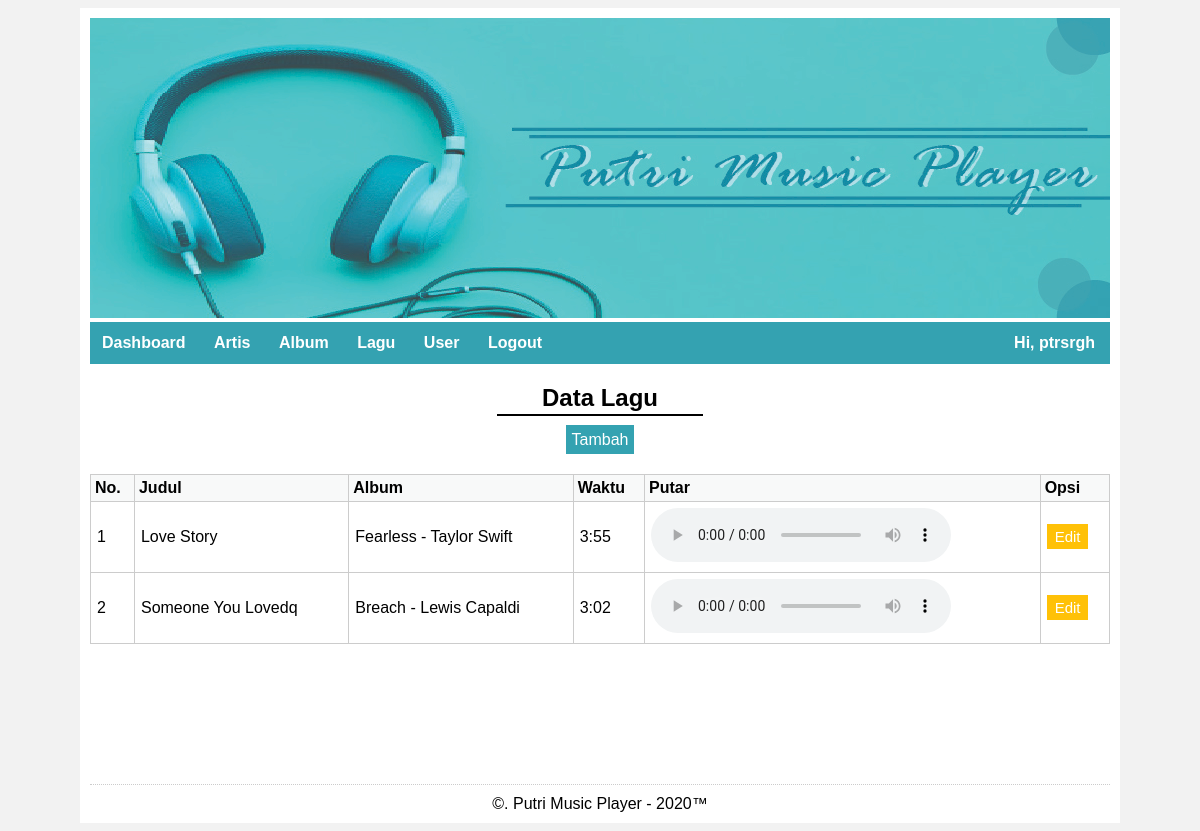
The app's page /dashboard.php?page=track_tampil (signed in) with its own data.
### tables this page shows
CREATE TABLE `tb_track` (
  `track_id` int(11) NOT NULL,
  `track_name` varchar(256) NOT NULL,
  `track_id_album` int(11) NOT NULL,
  `track_time` varchar(10) NOT NULL DEFAULT '00:00',
  `track_file` varchar(256) DEFAULT NULL
);

CREATE TABLE `tb_album` (
  `album_id` int(11) NOT NULL,
  `album_name` varchar(100) NOT NULL,
  `album_id_artist` tinyint(3) NOT NULL
);

CREATE TABLE `tb_artist` (
  `artist_id` tinyint(3) NOT NULL,
  `artist_name` varchar(100) NOT NULL
);

### dashboard.php (called while the page is built, shortened)
<?php
require_once "layout/dashboard.php";

### app/Controller.php (called while the page is built, shortened)
<?php
class Controller {
	public function __construct() {
		try {
			$this->db = new PDO ("mysql:host=localhost;dbname=dbmusicplayer", "root", "");
		} catch (Exception $e) {
			die ("error! " . $e->getMessage());
		}
	}
}

### app/Track.php (called while the page is built, shortened)
<?php
class Track extends Controller {
	public function tampil()
	{
		$sql = "SELECT tr.*, al.album_name as ALB, ar.artist_name as ART
		FROM tb_track tr
		INNER JOIN tb_album al ON tr.track_id_album=al.album_id
		LEFT JOIN tb_artist ar ON al.album_id_artist=ar.artist_id";
		$stmt = $this->db->prepare($sql);
		$stmt->execute();
		$data = [];
		while ($row = $stmt->fetch()) {
			$data[] = $row;
		}
		return $data;
	}
}

### track_tampil.php (the view, shortened to what this page needs)
<h2 class="judul">Data Lagu</h2>
<hr class="garis-judul">
<div class="btn-tambah">
	<a href="dashboard.php?page=track_input">Tambah</a>
</div>
<?php
$trc = new App\Track();
$rows = $trc->tampil();
?>
<table>
	<tr>
		<th>No.</th>
		<th>Judul</th>
		<th>Album</th>
		<th>Waktu</th>
		<th>Putar</th>
		<th>Opsi</th>
	</tr>
	<?php foreach ($rows as $row) { ?>
		<tr>
			<td><?php echo $row['track_id']; ?></td>
			<td><?php echo $row['track_name']; ?></td>
			<td><?php echo $row['ALB'] . " - " . $row['ART']; ?></td>
			<td><?php echo $row['track_time']; ?></td>
			<td>
				<?php if (!empty($row['track_file'])) { ?>
					<audio controls>
						<source src="<?php echo "./layout/assets/uploads/" . $row['track_file']; ?>" type="audio/mpeg">
						</audio>
					<?php } ?>
				</td>
				<td><a href="dashboard.php?page=track_edit&id=<?php echo $row['track_id']; ?>" class="btn-edit">Edit</a></td>
			</tr>
		<?php } ?>
	</table>

### layout/dashboard.php (shortened to what this page needs)
<!DOCTYPE html>
<html>
<head>
	<link rel="stylesheet" type="text/css" href="<?php echo ASSET; ?>css/style.css">
</head>
<body>
	<div class="container">
		<div class="header">
			<img src="<?php echo ASSET; ?>images/header.jpg">
		</div>
		<div class="menu">
			<a href="dashboard.php">Dashboard</a>
			<a href="dashboard.php?page=artist_tampil">Artis</a>
			<a href="dashboard.php?page=album_tampil">Album</a>
			<a href="dashboard.php?page=track_tampil">Lagu</a>
			<a href="dashboard.php?page=user_tampil">User</a>
			<a href="user_logout.php">Logout</a>
			<div class="text-user">Hi, <?php echo $_SESSION['user_name']; ?></div>
		</div>
		<div class="main">
			<?php
			if (isset($_GET['page'])) {
				include $_GET['page'] . ".php";
			} else {
				include "dashboard_main.php";
			}
			?>
		</div>
		<div class="footer">
			&copy;. Putri Music Player - 2020&trade;
		</div>
	</div>
</body>
</html>

### layout/assets/css/style.css (style rules this page uses)
body { font-family: 'Source Sans Pro', sans-serif; font-size: 16px; background: #f2f2f2; }
a { text-decoration: none; }
table { width: 100%; border-collapse: collapse; }
table th { background: #F8F9F9; padding: 4px; text-transform: capitalize; font-weight: bold; text-align: left; border: 1px solid #ccc; }
table tr { border: 1px solid #ccc; }
table td { padding: 6px; border: 1px solid #ccc; }
.container { background: #fff; width: 1020px; margin: auto; padding: 10px; }
.menu { padding: 12px 0 12px 0; background: #34A2B1; }
.menu a { padding: 12px; color: #fff; text-decoration: none; font-weight: bold; }
.btn-tambah { text-align: center; margin: 15px 0 25px 0; }
.btn-tambah a { background-color: #34A2B1; color: white; padding: 6px; }
.btn-edit { background-color: #ffc107; color: white; font-size: 15px; padding: 4px 8px; text-decoration: none; }
.main { min-height: 400px; }
.footer { border-top: 1px dotted #ccc; padding-top: 10px; font-weight: 500px; text-align: center; }
.judul { text-align: center; }
.garis-judul { border: 1px solid black; width: 20%; margin-top: -18px; }
.text-user { color: white; font-weight: bold; float: right; margin-right: 15px; }

### records on screen
tb_track: track_id "1", track_name "Love Story", track_id_album.album_name "Fearless", tb_artist.artist_name "Taylor Swift", track_time "3:55"
tb_track: track_id "2", track_name "Someone You Lovedq", track_id_album.album_name "Breach", tb_artist.artist_name "Lewis Capaldi", track_time "3:02"

### other values on screen
$_SESSION['user_name'] "ptrsrgh"
